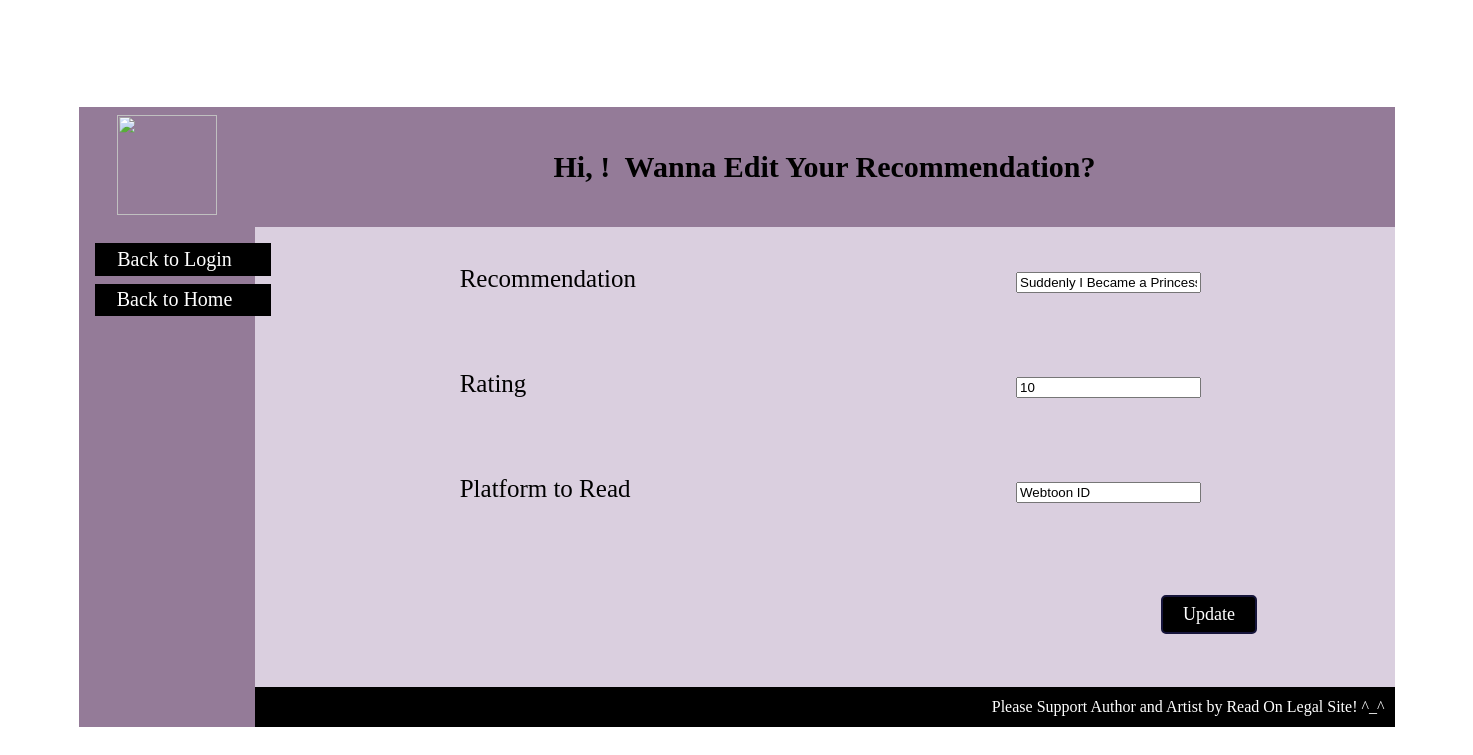
The page /editrc.php?id=33 on the database its author committed.
### tables this page shows
CREATE TABLE `recommendation` (
  `id` int(11) NOT NULL,
  `recommendation` varchar(255) NOT NULL,
  `rating` varchar(255) NOT NULL,
  `cover` varchar(255) NOT NULL
);

### editrc.php (the view, shortened to what this page needs)
<?php
    include "koneksi.php";
?>
<?php
        $id = $_GET['id'];
        $result = mysqli_query($conn, "SELECT * FROM recommendation WHERE id=$id");
        while($res = mysqli_fetch_array($result))
        {
            $recommendation = $res['recommendation'];
            $rating = $res['rating'];
            $cover = $res['cover'];
        }
?>
    <!DOCTYPE html>
     <html>
     <head>
        <link rel="stylesheet" type="text/css">
    </head>
    <body>
    <br>
    <form name="form1" method="post" action="editrc.php">
    <table width="1306" border="0" align="center" cellpadding="0" cellspacing="0">
    <tr>
        <td width="140" height="120" bgcolor="#947B98"><div align="center"><img src="https://i.ibb.co/HB6dXz8/20221121-114739-0000.png" width="100" height="100"></div></td>
        <td width="1136" bgcolor="#947B98"><div align="center"><span class="header"><b>Hi, <?php echo $_SESSION['name']; ?>!&nbsp; Wanna Edit Your Recommendation?</b></span>
    </tr>
    <tr>
        <td rowspan="4" valign="top"><table width="144" height="500" bgcolor="#947B98" border="0" cellspacing="0" cellpadding="0" align="top">
    </tr>
    <tr>
        <td valign="top"><ul class="navbar">
            <li><a href="index.php" title="Balik"><center>Back to Login</center></a></li>
            <li><a href="home.php" title="Balik"><center>Back to Home</center></a></li>
            </ul></td>
            </tr></table></td>
        <td rowspan="4" valign="top"><table width="1140" height="500" bgcolor="#DACFDF" border="0" cellspacing="0" cellpadding="0">
    <tr bgcolor="#F8F8FF">
            <tr align="left" class="b1">
                <td>Recommendation</td>
                <td><input type="text" name="recommendation" value="<?php echo $recommendation;?>" required></td>
            </tr>
            <tr align="left" class="b1">
                <td>Rating</td>
                <td><input type="text" name="rating" value="<?php echo $rating;?>" required></td>
            </tr>
            <tr align="left" class="b1">
                <td>Platform to Read</td>
                <td><input type="text" name="cover" value="<?php echo $cover;?>" required></td>
            </tr>
            <tr align="left" >
                <td><input type="hidden" name="id" value=<?php echo $_GET['id'];?>></td>
                <td><input class="recommendation_btn" type="submit" name="update" value="Update"></td>
            </tr>
    <tr bgcolor="#947B98">
        <td height="40" colspan="5" bgcolor="black"><div align="right" style="margin:0 10px 0 0;"><font color="#ffffff">Please Support Author and Artist by Read On Legal Site! ^_^</font><br></div></td>
    </tr>
    </table>
    </form>
    </body>
    </html>

### editrc.php (style rules this page uses)
body { background: url('https://bnz06pap001files.storage.live.com/y4m9jKF9Y5YnJlJBKwOtWBs63SL3c52inll8YKafLbi0x_IOdmuVOxkUf4RUXbB0eRu6pzb7EaL0ScTJf6tUvYuPERyZAuKXyNS0hDb0KfQJmbeE-8HuWSNwjN7AnNk-CKmYE2Ey4qxjCtVpGBrrNfmHpALs_uPtRluvcVyFmT_nQrAB2t4b46oAsKVmp5sZsK6?width=1530&height=800&cropmode=none'); background-size: 1530px 800px; background-repeat: no-repeat; display: flex; justify-content: center; align-items: center; height: 100vh; flex-direction: column; }
ul.navbar { list-style-type: none; padding: 0; margin: 0; position: relative; top: 0.5em; left: 1em; width: 11em; }
ul.navbar li { background: black; margin: 0.5em 0; padding: 0.3em; border-right: 1em solid black; }
ul.navbar a { text-decoration: none; }
b { font-family: Gabriola; font-size: 30px; }
.b1 { font-weight: 100; font-family: Gabriola; font-size: 25px; vertical-align: middle; position: relative; left: 18%; }
.recommendation_btn { font-family: Gabriola; font-size: 18px; height: 39px; background: black; color: #ffffff; border: 2px solid rgb(22, 21, 59); border-radius: 5px; padding: 5px 20px; position: relative; border-top: 80%; left: 60%; }
a:link,a:visited,a:active { font-family: Gabriola; font-size: 20px; color: #ffffff; text-decoration: none; }

### rows shown on the page
recommendation: recommendation "Suddenly I Became a Princess", rating "10", cover "Webtoon ID"
